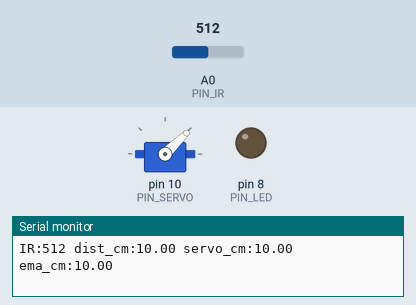
Simulated run of this sketch. Board: Arduino Uno, built with avr-gcc and run on an emulated ATmega328P. On the bench: servo, output pins drawn as LEDs (lit = HIGH), the last lines printed to the serial monitor. The test bench sets the inputs (shaded band); at power-on: A0 (PIN_IR) = 512.

Above: at 1.2 s.
1.3 s: A0 (PIN_IR) set to 479
At 1.6 s:
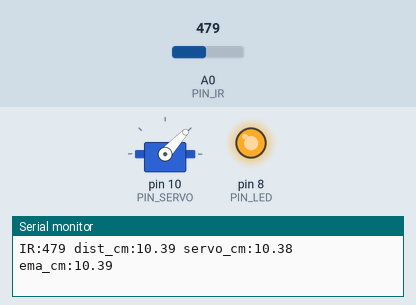
2.8 s: A0 (PIN_IR) set to 306
At 4.0 s:
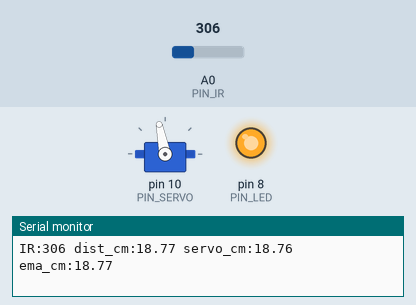
4.3 s: A0 (PIN_IR) set to 240
At 5.5 s:
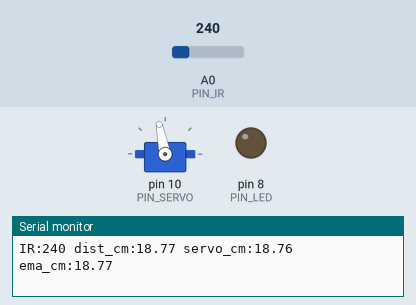
5.8 s: A0 (PIN_IR) set to 243
At 7.0 s:
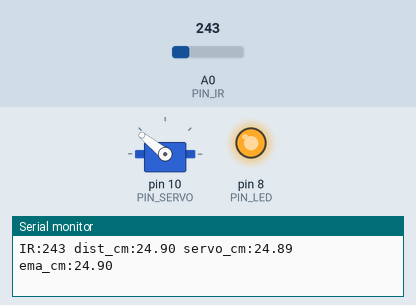
7.3 s: A0 (PIN_IR) set to 122
At 7.9 s:
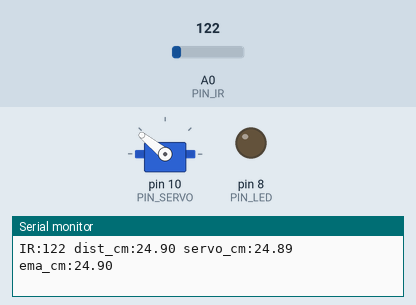
Timing chart, 0 to 9.8 s (numbered marks = the images above; inputs shaded):
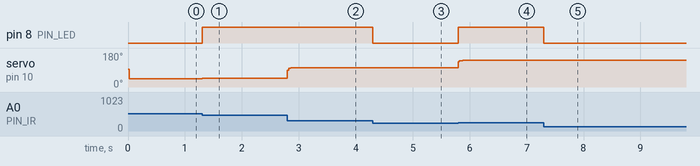

Measured:
- the behaviour switches between 493 and 492 on A0 (PIN_IR) (found by bisection; images 0 and 1)
- the behaviour switches between 242 and 243 on A0 (PIN_IR) (found by bisection; images 3 and 4)
- after the input at 1.3 s, pin 8 (PIN_LED): LOW → HIGH at once; servo on pin 10 (PIN_SERVO): 44° → 47° at once
- after the input at 2.8 s, servo on pin 10 (PIN_SERVO): 47° → 101° at once
- after the input at 4.3 s, pin 8 (PIN_LED): HIGH → LOW at once
- after the input at 5.8 s, pin 8 (PIN_LED): LOW → HIGH at once; servo on pin 10 (PIN_SERVO): 101° → 141° at once
- after the input at 7.3 s, pin 8 (PIN_LED): HIGH → LOW at once

The sketch:

17P14.ino
```cpp
#include <Servo.h>

// Arduino pin assignment

#define PIN_IR    A0         // IR sensor at Pin A0
#define PIN_LED   8
#define PIN_SERVO 10

#define _DUTY_MIN 1000  // servo full clock-wise position (0 degree)
#define _DUTY_NEU 1500  // servo neutral position (90 degree)
#define _DUTY_MAX 2000  // servo full counter-clockwise position (180 degree)

#define _DIST_MIN  100.0   // minimum distance 100mm
#define _DIST_MAX  250.0   // maximum distance 250mm

#define EMA_ALPHA  0.8      // for EMA Filter

#define LOOP_INTERVAL 20   // Loop Interval (unit: msec)

Servo myservo;
unsigned long last_loop_time;   // unit: msec

float dist_prev = _DIST_MIN;
float dist_ema = _DIST_MIN;

void setup()
{
  pinMode(PIN_LED, OUTPUT);

  myservo.attach(PIN_SERVO);
  myservo.writeMicroseconds(_DUTY_NEU);

  Serial.begin(1000000);    // 1,000,000 bps
}

void loop()
{
  unsigned long time_curr = millis();
  int duty;
  float a_value, dist_raw;

  // wait until next event time
  if (time_curr < (last_loop_time + LOOP_INTERVAL))
    return;
  last_loop_time += LOOP_INTERVAL;

  a_value = analogRead(PIN_IR);
  dist_raw = ((6762.0 / (a_value - 9.0)) - 4.0) * 10.0;

  // and turn on LED if the distance is in the range
  if(dist_raw>250 || dist_raw<100)
    digitalWrite(PIN_LED,0);
  else
  {
    digitalWrite(PIN_LED,1);
    dist_prev=dist_raw;
  }

  dist_ema = dist_prev * EMA_ALPHA + (1- EMA_ALPHA) * dist_ema;

  //duty = map(dist_ema, _DIST_MIN, _DIST_MAX, _DUTY_MIN, _DUTY_MAX);
  duty = _DUTY_MIN + (_DUTY_MAX-_DUTY_MIN)*((dist_ema-100)/150);

  myservo.writeMicroseconds(duty);
// ---- replace your Serial.print(...) block with this ----
double dist_cm  = dist_ema * 0.1;
double servo_ratio = (duty - _DUTY_MIN) * 1.0 / (_DUTY_MAX - _DUTY_MIN);
if (servo_ratio < 0) servo_ratio = 0;
if (servo_ratio > 1) servo_ratio = 1;
double servo_cm = (_DIST_MIN * 0.1) + ((_DIST_MAX - _DIST_MIN) * 0.1) * servo_ratio;

// 항상 같은 개수의 label:value 를 공백으로 구분 + 마지막에 줄바꿈
Serial.print("IR:");        Serial.print((int)a_value);  Serial.print(' ');
Serial.print("dist_cm:");   Serial.print(dist_cm, 2);    Serial.print(' ');
Serial.print("servo_cm:");  Serial.print(servo_cm, 2);   Serial.print(' ');
Serial.print("ema_cm:");    Serial.print(dist_cm, 2);    Serial.print(' '); // 같은 값 재표시해도 OK
Serial.println();

}
```
